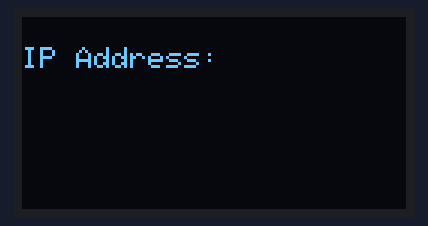
Bench run of a sketch on a simulated ESP32. Parts: 128×64 one-colour display. WiFi joins after 1.5 s; servers stay silent unless stated; what the sketch prints to the serial monitor is not drawn.

Above: at 2.59 s.

The sketch:

Print_IP_on_OLED.ino
```cpp
#include <Wire.h>
#include <Adafruit_GFX.h>
#include <Adafruit_SSD1306.h>
#include <WiFi.h>

// Define I2C pins
#define I2C_SDA 15
#define I2C_SCL 14
TwoWire I2Cbus = TwoWire(0);

// Display defines
#define SCREEN_WIDTH 128
#define SCREEN_HEIGHT 64
#define OLED_RESET -1
#define SCREEN_ADDRESS 0x3C
Adafruit_SSD1306 display(SCREEN_WIDTH, SCREEN_HEIGHT, &I2Cbus, OLED_RESET);

// WiFi credentials
const char* ssid = "Oneplus8";        // Replace with your WiFi SSID
const char* password = "12345678"; // Replace with your WiFi Password

// Function to display text on OLED
void displayText(String text) {
  display.clearDisplay();
  display.setCursor(0, 10);
  display.setTextSize(1);
  display.setTextColor(SSD1306_WHITE);
  display.print(text);
  display.display();
}

void setup() {
  // Initialize Serial Monitor
  Serial.begin(115200);

  // Initialize I2C with defined SDA and SCL pins
  I2Cbus.begin(I2C_SDA, I2C_SCL, 100000);

  // Initialize OLED display
  if (!display.begin(SSD1306_SWITCHCAPVCC, SCREEN_ADDRESS)) {
    Serial.println("SSD1306 OLED display failed to initialize");
    while (true); // Stop the program here if display initialization fails
  }

  // Display initialization message
  displayText("Connecting to WiFi...");
  delay(1000);

  // Connect to WiFi
  WiFi.begin(ssid, password);
  while (WiFi.status() != WL_CONNECTED) {
    delay(500);
    Serial.print(".");
  }

  // WiFi connected
  Serial.println();
  Serial.print("Connected to WiFi. IP Address: ");
  Serial.println(WiFi.localIP());

  // Display IP address on OLED
  displayText("IP Address: ");
  displayText(WiFi.localIP().toString()); // Print the IP address to OLED
  delay(5000); // Display IP for 5 seconds
}

void loop() {
  // You can add additional functionality here if needed
}
```
